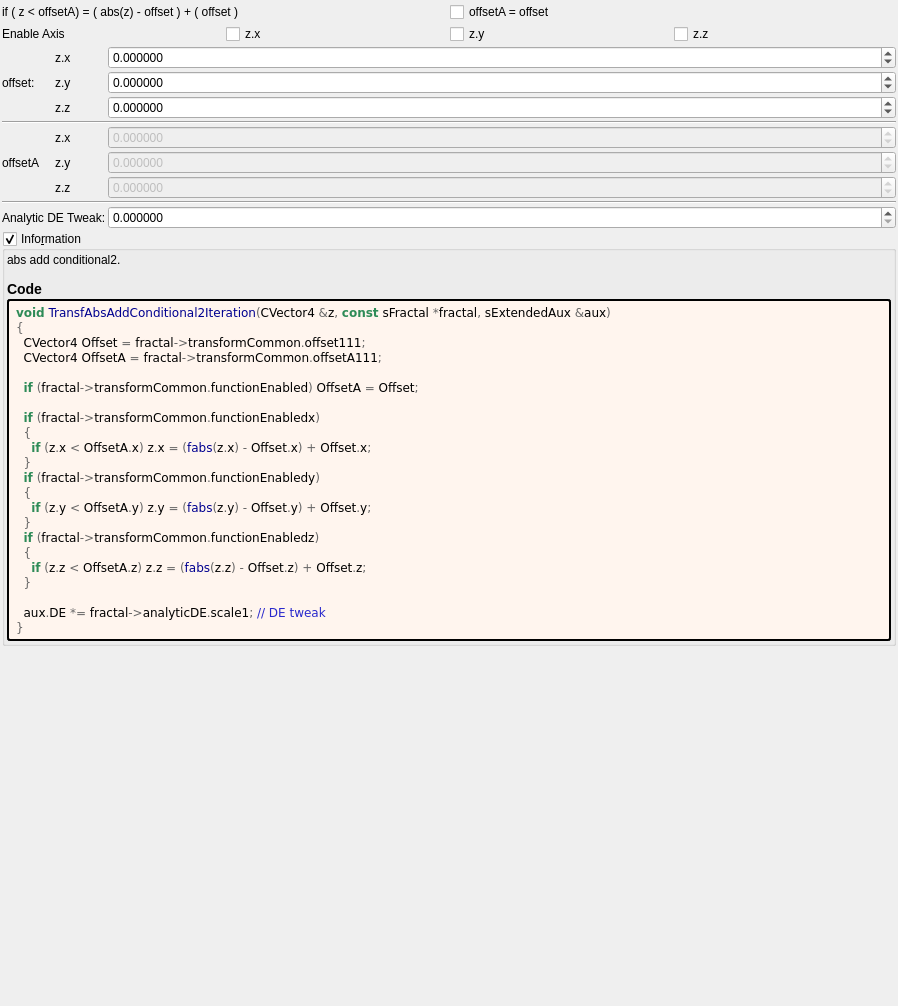
<?xml version="1.0" encoding="UTF-8"?>
<ui version="4.0">
 <class>transf_abs_add_conditional2</class>
 <widget class="QWidget" name="Form">
  <property name="geometry">
   <rect>
    <x>0</x>
    <y>0</y>
    <width>898</width>
    <height>1006</height>
   </rect>
  </property>
  <property name="windowTitle">
   <string notr="true">transf_abs_add_conditional2</string>
  </property>
  <layout class="QVBoxLayout" name="verticalLayout">
   <property name="spacing">
    <number>2</number>
   </property>
   <property name="leftMargin">
    <number>2</number>
   </property>
   <property name="topMargin">
    <number>2</number>
   </property>
   <property name="rightMargin">
    <number>2</number>
   </property>
   <property name="bottomMargin">
    <number>2</number>
   </property>
   <item>
    <layout class="QGridLayout" name="gridLayout_81">
     <property name="spacing">
      <number>2</number>
     </property>
     <item row="4" column="3">
      <widget class="MyCheckBox" name="checkBox_transf_function_enabledz">
       <property name="text">
        <string notr="true">z.z</string>
       </property>
      </widget>
     </item>
     <item row="4" column="1">
      <widget class="MyCheckBox" name="checkBox_transf_function_enabledx">
       <property name="text">
        <string notr="true">z.x</string>
       </property>
      </widget>
     </item>
     <item row="4" column="2">
      <widget class="MyCheckBox" name="checkBox_transf_function_enabledy">
       <property name="text">
        <string notr="true">z.y</string>
       </property>
      </widget>
     </item>
     <item row="4" column="0">
      <widget class="QLabel" name="label_72">
       <property name="text">
        <string>Enable Axis</string>
       </property>
      </widget>
     </item>
     <item row="3" column="0" colspan="2">
      <widget class="QLabel" name="label_133">
       <property name="text">
        <string>if ( z &lt; offsetA) = ( abs(z) - offset ) + ( offset )</string>
       </property>
      </widget>
     </item>
     <item row="3" column="2">
      <widget class="MyCheckBox" name="checkBox_transf_function_enabled">
       <property name="text">
        <string notr="true">offsetA = offset</string>
       </property>
      </widget>
     </item>
    </layout>
   </item>
   <item>
    <layout class="QGridLayout" name="gridLayout" columnstretch="0,0,1">
     <property name="spacing">
      <number>2</number>
     </property>
     <item row="9" column="1">
      <widget class="QLabel" name="label_117">
       <property name="text">
        <string notr="true">z.y</string>
       </property>
      </widget>
     </item>
     <item row="10" column="1">
      <widget class="QLabel" name="label_118">
       <property name="text">
        <string notr="true">z.z</string>
       </property>
      </widget>
     </item>
     <item row="9" column="2">
      <widget class="MyDoubleSpinBox" name="spinbox3_transf_offsetA_111_y">
       <property name="enabled">
        <bool>false</bool>
       </property>
       <property name="sizePolicy">
        <sizepolicy hsizetype="Minimum" vsizetype="Maximum">
         <horstretch>0</horstretch>
         <verstretch>0</verstretch>
        </sizepolicy>
       </property>
       <property name="prefix">
        <string/>
       </property>
       <property name="suffix">
        <string/>
       </property>
       <property name="decimals">
        <number>6</number>
       </property>
       <property name="minimum">
        <double>-99.989999999999995</double>
       </property>
       <property name="maximum">
        <double>99.989999999999995</double>
       </property>
       <property name="singleStep">
        <double>0.100000000000000</double>
       </property>
      </widget>
     </item>
     <item row="4" column="2">
      <widget class="MyDoubleSpinBox" name="spinbox3_transf_offset_111_y">
       <property name="sizePolicy">
        <sizepolicy hsizetype="Minimum" vsizetype="Maximum">
         <horstretch>0</horstretch>
         <verstretch>0</verstretch>
        </sizepolicy>
       </property>
       <property name="prefix">
        <string/>
       </property>
       <property name="suffix">
        <string/>
       </property>
       <property name="decimals">
        <number>6</number>
       </property>
       <property name="minimum">
        <double>-99.989999999999995</double>
       </property>
       <property name="maximum">
        <double>99.989999999999995</double>
       </property>
       <property name="singleStep">
        <double>0.100000000000000</double>
       </property>
      </widget>
     </item>
     <item row="4" column="0">
      <widget class="QLabel" name="label_108">
       <property name="text">
        <string>offset:</string>
       </property>
      </widget>
     </item>
     <item row="11" column="0" colspan="3">
      <widget class="Line" name="line_3">
       <property name="orientation">
        <enum>Qt::Horizontal</enum>
       </property>
      </widget>
     </item>
     <item row="3" column="2">
      <widget class="MyDoubleSpinBox" name="spinbox3_transf_offset_111_x">
       <property name="sizePolicy">
        <sizepolicy hsizetype="Minimum" vsizetype="Maximum">
         <horstretch>0</horstretch>
         <verstretch>0</verstretch>
        </sizepolicy>
       </property>
       <property name="prefix">
        <string/>
       </property>
       <property name="suffix">
        <string/>
       </property>
       <property name="decimals">
        <number>6</number>
       </property>
       <property name="minimum">
        <double>-99.989999999999995</double>
       </property>
       <property name="maximum">
        <double>99.989999999999995</double>
       </property>
       <property name="singleStep">
        <double>0.100000000000000</double>
       </property>
      </widget>
     </item>
     <item row="7" column="0" colspan="3">
      <widget class="Line" name="line_7">
       <property name="orientation">
        <enum>Qt::Horizontal</enum>
       </property>
      </widget>
     </item>
     <item row="8" column="1">
      <widget class="QLabel" name="label_116">
       <property name="text">
        <string notr="true">z.x</string>
       </property>
      </widget>
     </item>
     <item row="13" column="2">
      <widget class="MyDoubleSpinBox" name="spinbox_analyticDE_scale_1">
       <property name="sizePolicy">
        <sizepolicy hsizetype="Minimum" vsizetype="Maximum">
         <horstretch>0</horstretch>
         <verstretch>0</verstretch>
        </sizepolicy>
       </property>
       <property name="prefix">
        <string/>
       </property>
       <property name="suffix">
        <string/>
       </property>
       <property name="decimals">
        <number>6</number>
       </property>
       <property name="minimum">
        <double>0.000000000000000</double>
       </property>
       <property name="maximum">
        <double>99.989999999999995</double>
       </property>
       <property name="singleStep">
        <double>0.100000000000000</double>
       </property>
      </widget>
     </item>
     <item row="8" column="2">
      <widget class="MyDoubleSpinBox" name="spinbox3_transf_offsetA_111_x">
       <property name="enabled">
        <bool>false</bool>
       </property>
       <property name="sizePolicy">
        <sizepolicy hsizetype="Minimum" vsizetype="Maximum">
         <horstretch>0</horstretch>
         <verstretch>0</verstretch>
        </sizepolicy>
       </property>
       <property name="prefix">
        <string/>
       </property>
       <property name="suffix">
        <string/>
       </property>
       <property name="decimals">
        <number>6</number>
       </property>
       <property name="minimum">
        <double>-99.989999999999995</double>
       </property>
       <property name="maximum">
        <double>99.989999999999995</double>
       </property>
       <property name="singleStep">
        <double>0.100000000000000</double>
       </property>
      </widget>
     </item>
     <item row="10" column="2">
      <widget class="MyDoubleSpinBox" name="spinbox3_transf_offsetA_111_z">
       <property name="enabled">
        <bool>false</bool>
       </property>
       <property name="sizePolicy">
        <sizepolicy hsizetype="Minimum" vsizetype="Maximum">
         <horstretch>0</horstretch>
         <verstretch>0</verstretch>
        </sizepolicy>
       </property>
       <property name="prefix">
        <string/>
       </property>
       <property name="suffix">
        <string/>
       </property>
       <property name="decimals">
        <number>6</number>
       </property>
       <property name="minimum">
        <double>-99.989999999999995</double>
       </property>
       <property name="maximum">
        <double>99.989999999999995</double>
       </property>
       <property name="singleStep">
        <double>0.100000000000000</double>
       </property>
      </widget>
     </item>
     <item row="5" column="2">
      <widget class="MyDoubleSpinBox" name="spinbox3_transf_offset_111_z">
       <property name="sizePolicy">
        <sizepolicy hsizetype="Minimum" vsizetype="Maximum">
         <horstretch>0</horstretch>
         <verstretch>0</verstretch>
        </sizepolicy>
       </property>
       <property name="prefix">
        <string/>
       </property>
       <property name="suffix">
        <string/>
       </property>
       <property name="decimals">
        <number>6</number>
       </property>
       <property name="minimum">
        <double>-99.989999999999995</double>
       </property>
       <property name="maximum">
        <double>99.989999999999995</double>
       </property>
       <property name="singleStep">
        <double>0.100000000000000</double>
       </property>
      </widget>
     </item>
     <item row="9" column="0">
      <widget class="QLabel" name="label_119">
       <property name="text">
        <string>offsetA</string>
       </property>
      </widget>
     </item>
     <item row="13" column="0" colspan="2">
      <widget class="QLabel" name="label_112">
       <property name="text">
        <string>Analytic DE Tweak:</string>
       </property>
      </widget>
     </item>
     <item row="3" column="1">
      <widget class="QLabel" name="label_120">
       <property name="text">
        <string notr="true">z.x</string>
       </property>
      </widget>
     </item>
     <item row="4" column="1">
      <widget class="QLabel" name="label_121">
       <property name="text">
        <string notr="true">z.y</string>
       </property>
      </widget>
     </item>
     <item row="5" column="1">
      <widget class="QLabel" name="label_122">
       <property name="text">
        <string notr="true">z.z</string>
       </property>
      </widget>
     </item>
    </layout>
   </item>
   <item>
    <widget class="MyGroupBox" name="groupCheck_info">
     <property name="title">
      <string>Info&amp;rmation</string>
     </property>
     <property name="flat">
      <bool>false</bool>
     </property>
     <property name="checkable">
      <bool>true</bool>
     </property>
     <layout class="QVBoxLayout" name="verticalLayout_2">
      <property name="spacing">
       <number>2</number>
      </property>
      <property name="leftMargin">
       <number>2</number>
      </property>
      <property name="topMargin">
       <number>2</number>
      </property>
      <property name="rightMargin">
       <number>2</number>
      </property>
      <property name="bottomMargin">
       <number>2</number>
      </property>
      <item>
       <widget class="QLabel" name="label_information_general">
        <property name="text">
         <string notr="true">&lt;p&gt;abs add conditional2.&lt;/p&gt;&lt;table&gt;
&lt;/table&gt;
&lt;h3&gt;Code&lt;/h3&gt;</string>
        </property>
        <property name="wordWrap">
         <bool>true</bool>
        </property>
        <property name="openExternalLinks">
         <bool>true</bool>
        </property>
        <property name="textInteractionFlags">
         <set>Qt::LinksAccessibleByMouse|Qt::TextSelectableByMouse</set>
        </property>
       </widget>
      </item>
      <item>
       <widget class="QLabel" name="label_code_content">
        <property name="styleSheet">
         <string notr="true">border-style: outset; border-width: 2px; border-radius: 3px; border-color: black; background-color: #fff5ee; padding: 4px;</string>
        </property>
        <property name="text">
         <string notr="true">&lt;body style=&quot;background-color:#fff5ee&quot;&gt;
&lt;pre style=&quot;color:#000000; background-color:#fff5ee;  font-family:'Courier New',monospace;&quot;&gt;&lt;span style=&quot;color:#2e8b57; font-weight:bold&quot;&gt;void&lt;/span&gt; &lt;span style=&quot;color:#00008f&quot;&gt;TransfAbsAddConditional2Iteration&lt;/span&gt;&lt;span style=&quot;color:#676767&quot;&gt;(&lt;/span&gt;CVector4 &lt;span style=&quot;color:#676767&quot;&gt;&amp;amp;&lt;/span&gt;z&lt;span style=&quot;color:#676767&quot;&gt;,&lt;/span&gt; &lt;span style=&quot;color:#2e8b57; font-weight:bold&quot;&gt;const&lt;/span&gt; sFractal &lt;span style=&quot;color:#676767&quot;&gt;*&lt;/span&gt;fractal&lt;span style=&quot;color:#676767&quot;&gt;,&lt;/span&gt; sExtendedAux &lt;span style=&quot;color:#676767&quot;&gt;&amp;amp;&lt;/span&gt;aux&lt;span style=&quot;color:#676767&quot;&gt;)&lt;/span&gt;
&lt;span style=&quot;color:#676767&quot;&gt;{&lt;/span&gt;
  CVector4 Offset &lt;span style=&quot;color:#676767&quot;&gt;=&lt;/span&gt; fractal&lt;span style=&quot;color:#676767&quot;&gt;-&amp;gt;&lt;/span&gt;transformCommon&lt;span style=&quot;color:#676767&quot;&gt;.&lt;/span&gt;offset111&lt;span style=&quot;color:#676767&quot;&gt;;&lt;/span&gt;
  CVector4 OffsetA &lt;span style=&quot;color:#676767&quot;&gt;=&lt;/span&gt; fractal&lt;span style=&quot;color:#676767&quot;&gt;-&amp;gt;&lt;/span&gt;transformCommon&lt;span style=&quot;color:#676767&quot;&gt;.&lt;/span&gt;offsetA111&lt;span style=&quot;color:#676767&quot;&gt;;&lt;/span&gt;

  &lt;span style=&quot;color:#2e8b57; font-weight:bold&quot;&gt;if&lt;/span&gt; &lt;span style=&quot;color:#676767&quot;&gt;(&lt;/span&gt;fractal&lt;span style=&quot;color:#676767&quot;&gt;-&amp;gt;&lt;/span&gt;transformCommon&lt;span style=&quot;color:#676767&quot;&gt;.&lt;/span&gt;functionEnabled&lt;span style=&quot;color:#676767&quot;&gt;)&lt;/span&gt; OffsetA &lt;span style=&quot;color:#676767&quot;&gt;=&lt;/span&gt; Offset&lt;span style=&quot;color:#676767&quot;&gt;;&lt;/span&gt;

  &lt;span style=&quot;color:#2e8b57; font-weight:bold&quot;&gt;if&lt;/span&gt; &lt;span style=&quot;color:#676767&quot;&gt;(&lt;/span&gt;fractal&lt;span style=&quot;color:#676767&quot;&gt;-&amp;gt;&lt;/span&gt;transformCommon&lt;span style=&quot;color:#676767&quot;&gt;.&lt;/span&gt;functionEnabledx&lt;span style=&quot;color:#676767&quot;&gt;)&lt;/span&gt;
  &lt;span style=&quot;color:#676767&quot;&gt;{&lt;/span&gt;
    &lt;span style=&quot;color:#2e8b57; font-weight:bold&quot;&gt;if&lt;/span&gt; &lt;span style=&quot;color:#676767&quot;&gt;(&lt;/span&gt;z&lt;span style=&quot;color:#676767&quot;&gt;.&lt;/span&gt;x &lt;span style=&quot;color:#676767&quot;&gt;&amp;lt;&lt;/span&gt; OffsetA&lt;span style=&quot;color:#676767&quot;&gt;.&lt;/span&gt;x&lt;span style=&quot;color:#676767&quot;&gt;)&lt;/span&gt; z&lt;span style=&quot;color:#676767&quot;&gt;.&lt;/span&gt;x &lt;span style=&quot;color:#676767&quot;&gt;= (&lt;/span&gt;&lt;span style=&quot;color:#00008f&quot;&gt;fabs&lt;/span&gt;&lt;span style=&quot;color:#676767&quot;&gt;(&lt;/span&gt;z&lt;span style=&quot;color:#676767&quot;&gt;.&lt;/span&gt;x&lt;span style=&quot;color:#676767&quot;&gt;) -&lt;/span&gt; Offset&lt;span style=&quot;color:#676767&quot;&gt;.&lt;/span&gt;x&lt;span style=&quot;color:#676767&quot;&gt;) +&lt;/span&gt; Offset&lt;span style=&quot;color:#676767&quot;&gt;.&lt;/span&gt;x&lt;span style=&quot;color:#676767&quot;&gt;;&lt;/span&gt;
  &lt;span style=&quot;color:#676767&quot;&gt;}&lt;/span&gt;
  &lt;span style=&quot;color:#2e8b57; font-weight:bold&quot;&gt;if&lt;/span&gt; &lt;span style=&quot;color:#676767&quot;&gt;(&lt;/span&gt;fractal&lt;span style=&quot;color:#676767&quot;&gt;-&amp;gt;&lt;/span&gt;transformCommon&lt;span style=&quot;color:#676767&quot;&gt;.&lt;/span&gt;functionEnabledy&lt;span style=&quot;color:#676767&quot;&gt;)&lt;/span&gt;
  &lt;span style=&quot;color:#676767&quot;&gt;{&lt;/span&gt;
    &lt;span style=&quot;color:#2e8b57; font-weight:bold&quot;&gt;if&lt;/span&gt; &lt;span style=&quot;color:#676767&quot;&gt;(&lt;/span&gt;z&lt;span style=&quot;color:#676767&quot;&gt;.&lt;/span&gt;y &lt;span style=&quot;color:#676767&quot;&gt;&amp;lt;&lt;/span&gt; OffsetA&lt;span style=&quot;color:#676767&quot;&gt;.&lt;/span&gt;y&lt;span style=&quot;color:#676767&quot;&gt;)&lt;/span&gt; z&lt;span style=&quot;color:#676767&quot;&gt;.&lt;/span&gt;y &lt;span style=&quot;color:#676767&quot;&gt;= (&lt;/span&gt;&lt;span style=&quot;color:#00008f&quot;&gt;fabs&lt;/span&gt;&lt;span style=&quot;color:#676767&quot;&gt;(&lt;/span&gt;z&lt;span style=&quot;color:#676767&quot;&gt;.&lt;/span&gt;y&lt;span style=&quot;color:#676767&quot;&gt;) -&lt;/span&gt; Offset&lt;span style=&quot;color:#676767&quot;&gt;.&lt;/span&gt;y&lt;span style=&quot;color:#676767&quot;&gt;) +&lt;/span&gt; Offset&lt;span style=&quot;color:#676767&quot;&gt;.&lt;/span&gt;y&lt;span style=&quot;color:#676767&quot;&gt;;&lt;/span&gt;
  &lt;span style=&quot;color:#676767&quot;&gt;}&lt;/span&gt;
  &lt;span style=&quot;color:#2e8b57; font-weight:bold&quot;&gt;if&lt;/span&gt; &lt;span style=&quot;color:#676767&quot;&gt;(&lt;/span&gt;fractal&lt;span style=&quot;color:#676767&quot;&gt;-&amp;gt;&lt;/span&gt;transformCommon&lt;span style=&quot;color:#676767&quot;&gt;.&lt;/span&gt;functionEnabledz&lt;span style=&quot;color:#676767&quot;&gt;)&lt;/span&gt;
  &lt;span style=&quot;color:#676767&quot;&gt;{&lt;/span&gt;
    &lt;span style=&quot;color:#2e8b57; font-weight:bold&quot;&gt;if&lt;/span&gt; &lt;span style=&quot;color:#676767&quot;&gt;(&lt;/span&gt;z&lt;span style=&quot;color:#676767&quot;&gt;.&lt;/span&gt;z &lt;span style=&quot;color:#676767&quot;&gt;&amp;lt;&lt;/span&gt; OffsetA&lt;span style=&quot;color:#676767&quot;&gt;.&lt;/span&gt;z&lt;span style=&quot;color:#676767&quot;&gt;)&lt;/span&gt; z&lt;span style=&quot;color:#676767&quot;&gt;.&lt;/span&gt;z &lt;span style=&quot;color:#676767&quot;&gt;= (&lt;/span&gt;&lt;span style=&quot;color:#00008f&quot;&gt;fabs&lt;/span&gt;&lt;span style=&quot;color:#676767&quot;&gt;(&lt;/span&gt;z&lt;span style=&quot;color:#676767&quot;&gt;.&lt;/span&gt;z&lt;span style=&quot;color:#676767&quot;&gt;) -&lt;/span&gt; Offset&lt;span style=&quot;color:#676767&quot;&gt;.&lt;/span&gt;z&lt;span style=&quot;color:#676767&quot;&gt;) +&lt;/span&gt; Offset&lt;span style=&quot;color:#676767&quot;&gt;.&lt;/span&gt;z&lt;span style=&quot;color:#676767&quot;&gt;;&lt;/span&gt;
  &lt;span style=&quot;color:#676767&quot;&gt;}&lt;/span&gt;

  aux&lt;span style=&quot;color:#676767&quot;&gt;.&lt;/span&gt;DE &lt;span style=&quot;color:#676767&quot;&gt;*=&lt;/span&gt; fractal&lt;span style=&quot;color:#676767&quot;&gt;-&amp;gt;&lt;/span&gt;analyticDE&lt;span style=&quot;color:#676767&quot;&gt;.&lt;/span&gt;scale1&lt;span style=&quot;color:#676767&quot;&gt;;&lt;/span&gt; &lt;span style=&quot;color:#2929cc&quot;&gt;// DE tweak&lt;/span&gt;
&lt;span style=&quot;color:#676767&quot;&gt;}&lt;/span&gt;
&lt;/pre&gt;
&lt;/body&gt;</string>
        </property>
        <property name="wordWrap">
         <bool>true</bool>
        </property>
        <property name="openExternalLinks">
         <bool>true</bool>
        </property>
        <property name="textInteractionFlags">
         <set>Qt::LinksAccessibleByMouse|Qt::TextSelectableByMouse</set>
        </property>
       </widget>
      </item>
     </layout>
    </widget>
   </item>
   <item>
    <spacer name="verticalSpacer">
     <property name="orientation">
      <enum>Qt::Vertical</enum>
     </property>
     <property name="sizeHint" stdset="0">
      <size>
       <width>20</width>
       <height>40</height>
      </size>
     </property>
    </spacer>
   </item>
  </layout>
 </widget>
 <customwidgets>
  <customwidget>
   <class>MyDoubleSpinBox</class>
   <extends>QDoubleSpinBox</extends>
   <header>my_double_spin_box.h</header>
  </customwidget>
  <customwidget>
   <class>MyGroupBox</class>
   <extends>QGroupBox</extends>
   <header>my_group_box.h</header>
   <container>1</container>
  </customwidget>
  <customwidget>
   <class>MyCheckBox</class>
   <extends>QCheckBox</extends>
   <header>my_check_box.h</header>
  </customwidget>
 </customwidgets>
 <tabstops>
  <tabstop>spinbox3_transf_offset_111_x</tabstop>
  <tabstop>spinbox3_transf_offset_111_y</tabstop>
  <tabstop>spinbox3_transf_offset_111_z</tabstop>
  <tabstop>spinbox3_transf_offsetA_111_x</tabstop>
  <tabstop>spinbox3_transf_offsetA_111_y</tabstop>
  <tabstop>spinbox3_transf_offsetA_111_z</tabstop>
  <tabstop>spinbox_analyticDE_scale_1</tabstop>
  <tabstop>groupCheck_info</tabstop>
 </tabstops>
 <resources/>
 <connections>
  <connection>
   <sender>checkBox_transf_function_enabledx</sender>
   <signal>toggled(bool)</signal>
   <receiver>spinbox3_transf_offset_111_x</receiver>
   <slot>setEnabled(bool)</slot>
   <hints>
    <hint type="sourcelabel">
     <x>315</x>
     <y>50</y>
    </hint>
    <hint type="destinationlabel">
     <x>894</x>
     <y>80</y>
    </hint>
   </hints>
  </connection>
  <connection>
   <sender>checkBox_transf_function_enabledx</sender>
   <signal>toggled(bool)</signal>
   <receiver>spinbox3_transf_offsetA_111_x</receiver>
   <slot>setEnabled(bool)</slot>
   <hints>
    <hint type="sourcelabel">
     <x>323</x>
     <y>50</y>
    </hint>
    <hint type="destinationlabel">
     <x>894</x>
     <y>169</y>
    </hint>
   </hints>
  </connection>
  <connection>
   <sender>checkBox_transf_function_enabledy</sender>
   <signal>toggled(bool)</signal>
   <receiver>spinbox3_transf_offset_111_y</receiver>
   <slot>setEnabled(bool)</slot>
   <hints>
    <hint type="sourcelabel">
     <x>553</x>
     <y>50</y>
    </hint>
    <hint type="destinationlabel">
     <x>894</x>
     <y>108</y>
    </hint>
   </hints>
  </connection>
  <connection>
   <sender>checkBox_transf_function_enabledy</sender>
   <signal>toggled(bool)</signal>
   <receiver>spinbox3_transf_offsetA_111_y</receiver>
   <slot>setEnabled(bool)</slot>
   <hints>
    <hint type="sourcelabel">
     <x>549</x>
     <y>50</y>
    </hint>
    <hint type="destinationlabel">
     <x>894</x>
     <y>197</y>
    </hint>
   </hints>
  </connection>
  <connection>
   <sender>checkBox_transf_function_enabledz</sender>
   <signal>toggled(bool)</signal>
   <receiver>spinbox3_transf_offset_111_z</receiver>
   <slot>setEnabled(bool)</slot>
   <hints>
    <hint type="sourcelabel">
     <x>752</x>
     <y>50</y>
    </hint>
    <hint type="destinationlabel">
     <x>894</x>
     <y>136</y>
    </hint>
   </hints>
  </connection>
  <connection>
   <sender>checkBox_transf_function_enabledz</sender>
   <signal>toggled(bool)</signal>
   <receiver>spinbox3_transf_offsetA_111_z</receiver>
   <slot>setEnabled(bool)</slot>
   <hints>
    <hint type="sourcelabel">
     <x>757</x>
     <y>50</y>
    </hint>
    <hint type="destinationlabel">
     <x>894</x>
     <y>225</y>
    </hint>
   </hints>
  </connection>
  <connection>
   <sender>checkBox_transf_function_enabled</sender>
   <signal>toggled(bool)</signal>
   <receiver>spinbox3_transf_offsetA_111_x</receiver>
   <slot>setDisabled(bool)</slot>
   <hints>
    <hint type="sourcelabel">
     <x>484</x>
     <y>15</y>
    </hint>
    <hint type="destinationlabel">
     <x>456</x>
     <y>148</y>
    </hint>
   </hints>
  </connection>
  <connection>
   <sender>checkBox_transf_function_enabled</sender>
   <signal>toggled(bool)</signal>
   <receiver>spinbox3_transf_offsetA_111_y</receiver>
   <slot>setDisabled(bool)</slot>
   <hints>
    <hint type="sourcelabel">
     <x>504</x>
     <y>6</y>
    </hint>
    <hint type="destinationlabel">
     <x>533</x>
     <y>187</y>
    </hint>
   </hints>
  </connection>
  <connection>
   <sender>checkBox_transf_function_enabled</sender>
   <signal>toggled(bool)</signal>
   <receiver>spinbox3_transf_offsetA_111_z</receiver>
   <slot>setDisabled(bool)</slot>
   <hints>
    <hint type="sourcelabel">
     <x>569</x>
     <y>15</y>
    </hint>
    <hint type="destinationlabel">
     <x>583</x>
     <y>214</y>
    </hint>
   </hints>
  </connection>
 </connections>
</ui>
